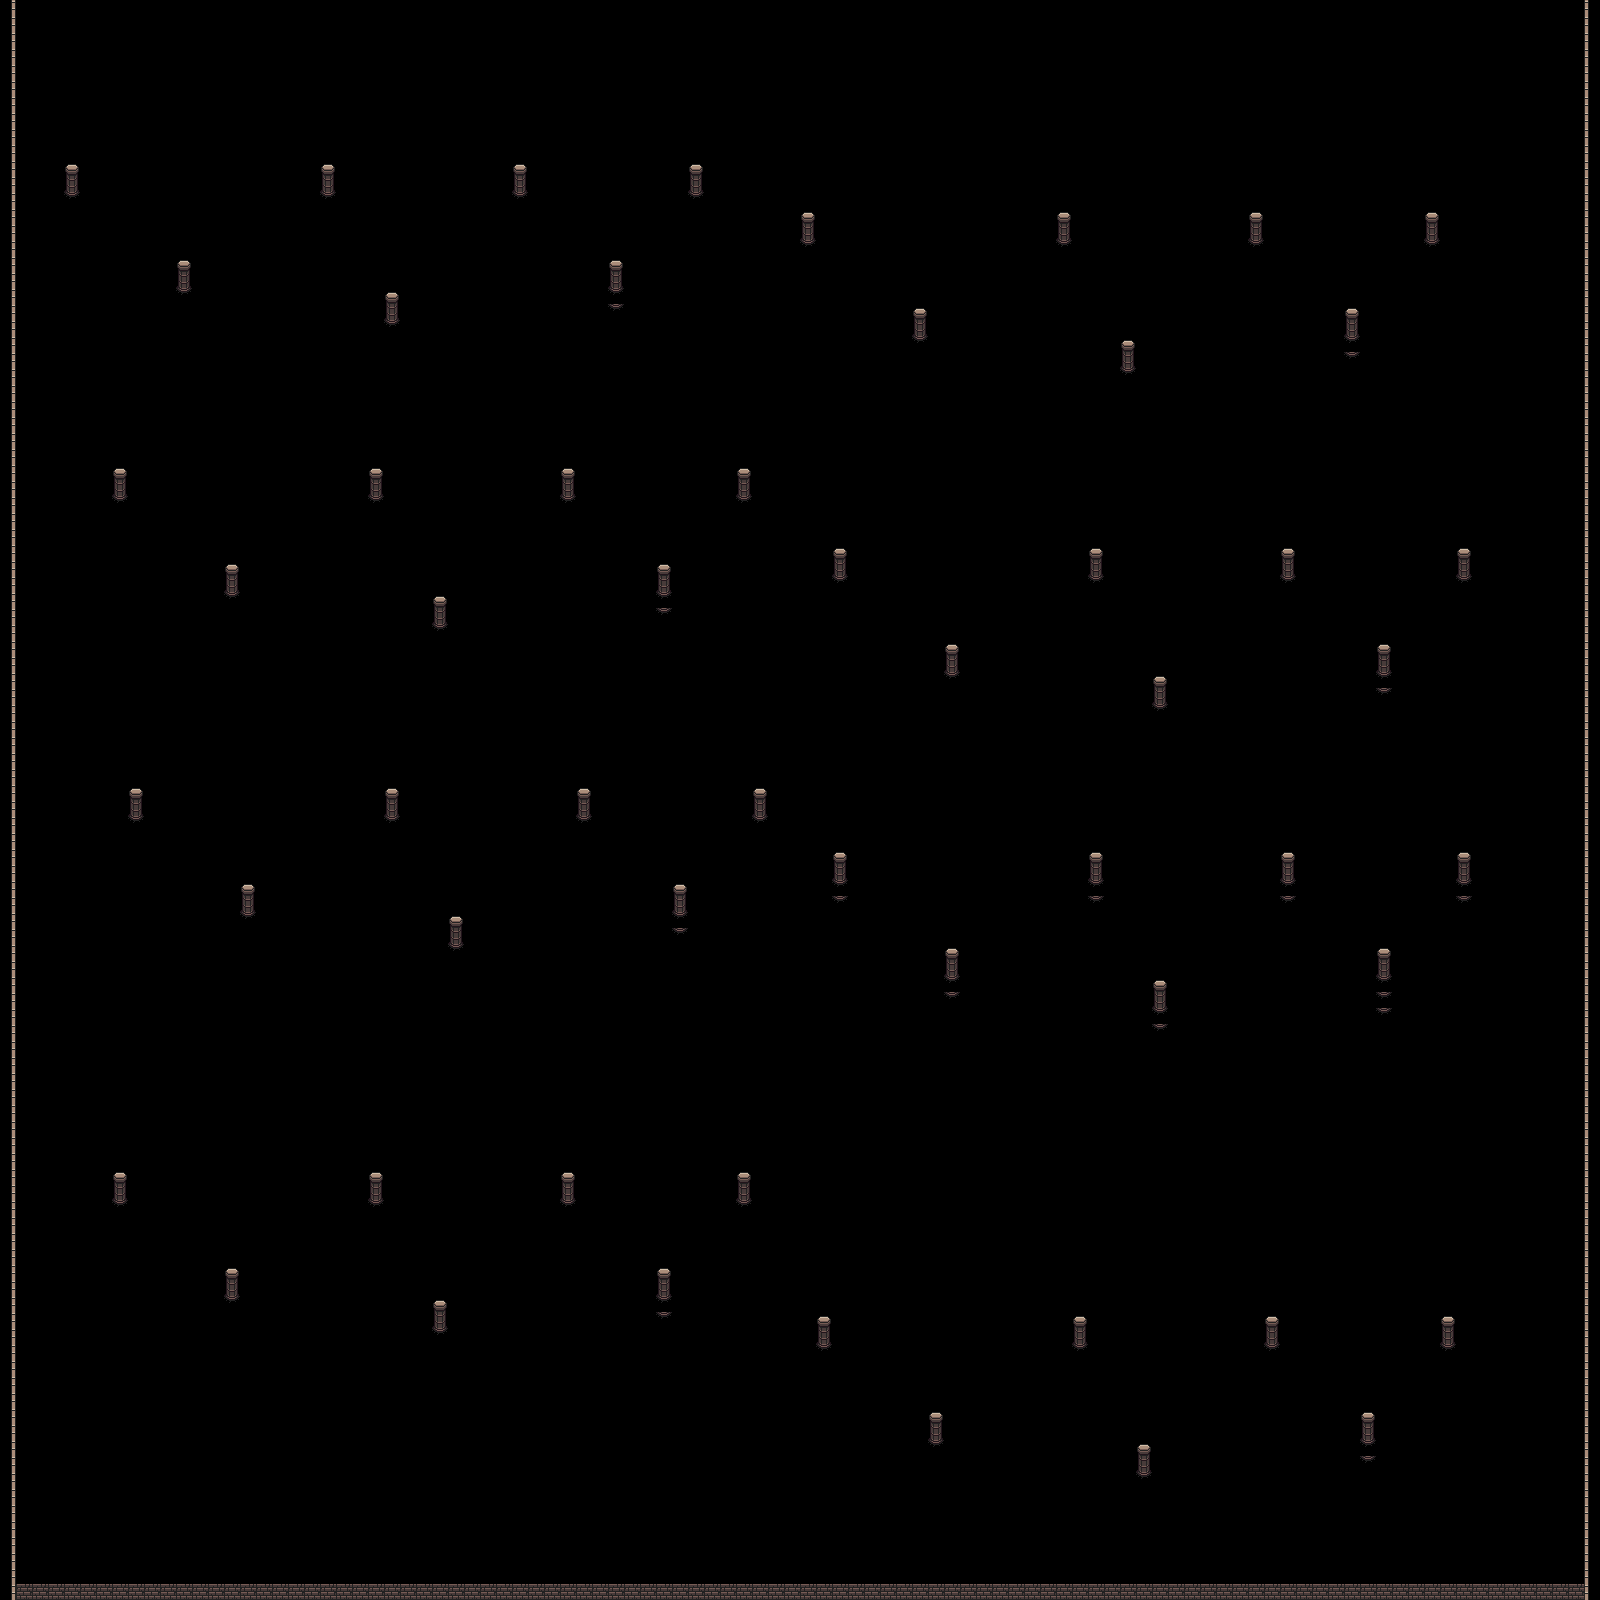

This is a level from a 2D game, rendered from its Tiled map with the project's own tilesets. A one-line summary and the map file follow, with tile-layer data summarised:
An orthogonal 100x100 tile map with 16x16 px tiles, 2 tile layers (paredes, objetos).

<map version="1.5" tiledversion="1.7.2" orientation="orthogonal" renderorder="right-down" width="100" height="100" tilewidth="16" tileheight="16" infinite="0" nextlayerid="3" nextobjectid="1">
 <editorsettings>
  <export target="../map/large_map.json" format="json" />
 </editorsettings>
 <tileset firstgid="1" name="tiles" tilewidth="16" tileheight="16" tilecount="160" columns="10">
  <image source="../map/dungeon_tiles.png" width="160" height="256" />
  <tile id="0">
   <properties>
    <property name="collision" type="bool" value="false" />
   </properties>
  </tile>
  <tile id="1">
   <properties>
    <property name="collision" type="bool" value="true" />
   </properties>
  </tile>
  <tile id="2">
   <properties>
    <property name="collision" type="bool" value="true" />
   </properties>
  </tile>
  <tile id="3">
   <properties>
    <property name="collision" type="bool" value="true" />
   </properties>
  </tile>
  <tile id="4">
   <properties>
    <property name="collision" type="bool" value="false" />
   </properties>
  </tile>
  <tile id="5">
   <properties>
    <property name="collision" type="bool" value="false" />
   </properties>
  </tile>
  <tile id="6">
   <properties>
    <property name="collision" type="bool" value="false" />
   </properties>
  </tile>
  <tile id="7">
   <properties>
    <property name="collision" type="bool" value="false" />
   </properties>
  </tile>
  <tile id="8">
   <properties>
    <property name="collision" type="bool" value="false" />
   </properties>
  </tile>
  <tile id="9">
   <properties>
    <property name="collision" type="bool" value="false" />
   </properties>
  </tile>
  <tile id="10">
   <properties>
    <property name="collision" type="bool" value="false" />
   </properties>
  </tile>
  <tile id="11">
   <properties>
    <property name="collision" type="bool" value="true" />
   </properties>
  </tile>
  <tile id="12">
   <properties>
    <property name="collision" type="bool" value="true" />
   </properties>
  </tile>
  <tile id="13">
   <properties>
    <property name="collision" type="bool" value="true" />
   </properties>
  </tile>
  <tile id="14">
   <properties>
    <property name="collision" type="bool" value="false" />
   </properties>
  </tile>
  <tile id="15">
   <properties>
    <property name="collision" type="bool" value="false" />
   </properties>
  </tile>
  <tile id="16">
   <properties>
    <property name="collision" type="bool" value="false" />
   </properties>
  </tile>
  <tile id="17">
   <properties>
    <property name="collision" type="bool" value="false" />
   </properties>
  </tile>
  <tile id="18">
   <properties>
    <property name="collision" type="bool" value="false" />
   </properties>
  </tile>
  <tile id="19">
   <properties>
    <property name="collision" type="bool" value="false" />
   </properties>
  </tile>
  <tile id="20">
   <properties>
    <property name="collision" type="bool" value="false" />
   </properties>
  </tile>
  <tile id="21">
   <properties>
    <property name="collision" type="bool" value="false" />
   </properties>
  </tile>
  <tile id="22">
   <properties>
    <property name="collision" type="bool" value="false" />
   </properties>
  </tile>
  <tile id="23">
   <properties>
    <property name="collision" type="bool" value="false" />
   </properties>
  </tile>
  <tile id="24">
   <properties>
    <property name="collision" type="bool" value="false" />
   </properties>
  </tile>
  <tile id="25">
   <properties>
    <property name="collision" type="bool" value="false" />
   </properties>
  </tile>
  <tile id="26">
   <properties>
    <property name="collision" type="bool" value="false" />
   </properties>
  </tile>
  <tile id="27">
   <properties>
    <property name="collision" type="bool" value="false" />
   </properties>
  </tile>
  <tile id="28">
   <properties>
    <property name="collision" type="bool" value="false" />
   </properties>
  </tile>
  <tile id="29">
   <properties>
    <property name="collision" type="bool" value="false" />
   </properties>
  </tile>
  <tile id="30">
   <properties>
    <property name="collision" type="bool" value="false" />
   </properties>
  </tile>
  <tile id="31">
   <properties>
    <property name="collision" type="bool" value="false" />
   </properties>
  </tile>
  <tile id="32">
   <properties>
    <property name="collision" type="bool" value="false" />
   </properties>
  </tile>
  <tile id="33">
   <properties>
    <property name="collision" type="bool" value="false" />
   </properties>
  </tile>
  <tile id="34">
   <properties>
    <property name="collision" type="bool" value="false" />
   </properties>
  </tile>
  <tile id="35">
   <properties>
    <property name="collision" type="bool" value="false" />
   </properties>
  </tile>
  <tile id="36">
   <properties>
    <property name="collision" type="bool" value="false" />
   </properties>
  </tile>
  <tile id="37">
   <properties>
    <property name="collision" type="bool" value="false" />
   </properties>
  </tile>
  <tile id="38">
   <properties>
    <property name="collision" type="bool" value="false" />
   </properties>
  </tile>
  <tile id="39">
   <properties>
    <property name="collision" type="bool" value="false" />
   </properties>
  </tile>
  <tile id="40">
   <properties>
    <property name="collision" type="bool" value="false" />
   </properties>
  </tile>
  <tile id="41">
   <properties>
    <property name="collision" type="bool" value="false" />
   </properties>
  </tile>
  <tile id="42">
   <properties>
    <property name="collision" type="bool" value="false" />
   </properties>
  </tile>
  <tile id="43">
   <properties>
    <property name="collision" type="bool" value="false" />
   </properties>
  </tile>
  <tile id="44">
   <properties>
    <property name="collision" type="bool" value="false" />
   </properties>
  </tile>
  <tile id="45">
   <properties>
    <property name="collision" type="bool" value="false" />
   </properties>
  </tile>
  <tile id="46">
   <properties>
    <property name="collision" type="bool" value="false" />
   </properties>
  </tile>
  <tile id="47">
   <properties>
    <property name="collision" type="bool" value="false" />
   </properties>
  </tile>
  <tile id="48">
   <properties>
    <property name="collision" type="bool" value="false" />
   </properties>
  </tile>
  <tile id="49">
   <properties>
    <property name="collision" type="bool" value="false" />
   </properties>
  </tile>
  <tile id="50">
   <properties>
    <property name="collision" type="bool" value="false" />
   </properties>
  </tile>
  <tile id="51">
   <properties>
    <property name="collision" type="bool" value="false" />
   </properties>
  </tile>
  <tile id="52">
   <properties>
    <property name="collision" type="bool" value="false" />
   </properties>
  </tile>
  <tile id="53">
   <properties>
    <property name="collision" type="bool" value="false" />
   </properties>
  </tile>
  <tile id="54">
   <properties>
    <property name="collision" type="bool" value="false" />
   </properties>
  </tile>
  <tile id="55">
   <properties>
    <property name="collision" type="bool" value="false" />
   </properties>
  </tile>
  <tile id="56">
   <properties>
    <property name="collision" type="bool" value="false" />
   </properties>
  </tile>
  <tile id="57">
   <properties>
    <property name="collision" type="bool" value="false" />
   </properties>
  </tile>
  <tile id="58">
   <properties>
    <property name="collision" type="bool" value="false" />
   </properties>
  </tile>
  <tile id="59">
   <properties>
    <property name="collision" type="bool" value="false" />
   </properties>
  </tile>
  <tile id="60">
   <properties>
    <property name="collision" type="bool" value="false" />
   </properties>
  </tile>
  <tile id="61">
   <properties>
    <property name="collision" type="bool" value="false" />
   </properties>
  </tile>
  <tile id="62">
   <properties>
    <property name="collision" type="bool" value="false" />
   </properties>
  </tile>
  <tile id="63">
   <properties>
    <property name="collision" type="bool" value="false" />
   </properties>
  </tile>
  <tile id="64">
   <properties>
    <property name="collision" type="bool" value="false" />
   </properties>
  </tile>
  <tile id="65">
   <properties>
    <property name="collision" type="bool" value="false" />
   </properties>
  </tile>
  <tile id="66">
   <properties>
    <property name="collision" type="bool" value="false" />
   </properties>
  </tile>
  <tile id="67">
   <properties>
    <property name="collision" type="bool" value="false" />
   </properties>
  </tile>
  <tile id="68">
   <properties>
    <property name="collision" type="bool" value="false" />
   </properties>
  </tile>
  <tile id="69">
   <properties>
    <property name="collision" type="bool" value="false" />
   </properties>
  </tile>
  <tile id="70">
   <properties>
    <property name="collision" type="bool" value="true" />
   </properties>
  </tile>
  <tile id="71">
   <properties>
    <property name="collision" type="bool" value="true" />
   </properties>
  </tile>
  <tile id="72">
   <properties>
    <property name="collision" type="bool" value="true" />
   </properties>
  </tile>
  <tile id="73">
   <properties>
    <property name="collision" type="bool" value="true" />
   </properties>
  </tile>
  <tile id="74">
   <properties>
    <property name="collision" type="bool" value="true" />
   </properties>
  </tile>
  <tile id="75">
   <properties>
    <property name="collision" type="bool" value="false" />
   </properties>
  </tile>
  <tile id="76">
   <properties>
    <property name="collision" type="bool" value="false" />
   </properties>
  </tile>
  <tile id="77">
   <properties>
    <property name="collision" type="bool" value="false" />
   </properties>
  </tile>
  <tile id="78">
   <properties>
    <property name="collision" type="bool" value="false" />
   </properties>
  </tile>
  <tile id="79">
   <properties>
    <property name="collision" type="bool" value="false" />
   </properties>
  </tile>
  <tile id="80">
   <properties>
    <property name="collision" type="bool" value="true" />
   </properties>
  </tile>
  <tile id="81">
   <properties>
    <property name="collision" type="bool" value="true" />
   </properties>
  </tile>
  <tile id="82">
   <properties>
    <property name="collision" type="bool" value="true" />
   </properties>
  </tile>
  <tile id="83">
   <properties>
    <property name="collision" type="bool" value="true" />
   </properties>
  </tile>
  <tile id="84">
   <properties>
    <property name="collision" type="bool" value="true" />
   </properties>
  </tile>
  <tile id="85">
   <properties>
    <property name="collision" type="bool" value="true" />
   </properties>
  </tile>
  <tile id="86">
   <properties>
    <property name="collision" type="bool" value="false" />
   </properties>
  </tile>
  <tile id="87">
   <properties>
    <property name="collision" type="bool" value="false" />
   </properties>
  </tile>
  <tile id="88">
   <properties>
    <property name="collision" type="bool" value="false" />
   </properties>
  </tile>
  <tile id="89">
   <properties>
    <property name="collision" type="bool" value="false" />
   </properties>
  </tile>
  <tile id="90">
   <properties>
    <property name="collision" type="bool" value="true" />
   </properties>
  </tile>
  <tile id="91">
   <properties>
    <property name="collision" type="bool" value="true" />
   </properties>
  </tile>
  <tile id="92">
   <properties>
    <property name="collision" type="bool" value="true" />
   </properties>
  </tile>
  <tile id="93">
   <properties>
    <property name="collision" type="bool" value="true" />
   </properties>
  </tile>
  <tile id="94">
   <properties>
    <property name="collision" type="bool" value="true" />
   </properties>
  </tile>
  <tile id="95">
   <properties>
    <property name="collision" type="bool" value="true" />
   </properties>
  </tile>
  <tile id="96">
   <properties>
    <property name="collision" type="bool" value="false" />
   </properties>
  </tile>
  <tile id="97">
   <properties>
    <property name="collision" type="bool" value="false" />
   </properties>
  </tile>
  <tile id="98">
   <properties>
    <property name="collision" type="bool" value="false" />
   </properties>
  </tile>
  <tile id="99">
   <properties>
    <property name="collision" type="bool" value="false" />
   </properties>
  </tile>
  <tile id="100">
   <properties>
    <property name="collision" type="bool" value="true" />
   </properties>
  </tile>
  <tile id="101">
   <properties>
    <property name="collision" type="bool" value="true" />
   </properties>
  </tile>
  <tile id="102">
   <properties>
    <property name="collision" type="bool" value="true" />
   </properties>
  </tile>
  <tile id="103">
   <properties>
    <property name="collision" type="bool" value="true" />
   </properties>
  </tile>
  <tile id="104">
   <properties>
    <property name="collision" type="bool" value="true" />
   </properties>
  </tile>
  <tile id="105">
   <properties>
    <property name="collision" type="bool" value="true" />
   </properties>
  </tile>
  <tile id="106">
   <properties>
    <property name="collision" type="bool" value="false" />
   </properties>
  </tile>
  <tile id="107">
   <properties>
    <property name="collision" type="bool" value="false" />
   </properties>
  </tile>
  <tile id="108">
   <properties>
    <property name="collision" type="bool" value="false" />
   </properties>
  </tile>
  <tile id="109">
   <properties>
    <property name="collision" type="bool" value="false" />
   </properties>
  </tile>
  <tile id="110">
   <properties>
    <property name="collision" type="bool" value="false" />
   </properties>
  </tile>
  <tile id="111">
   <properties>
    <property name="collision" type="bool" value="false" />
   </properties>
  </tile>
  <tile id="112">
   <properties>
    <property name="collision" type="bool" value="false" />
   </properties>
  </tile>
  <tile id="113">
   <properties>
    <property name="collision" type="bool" value="false" />
   </properties>
  </tile>
  <tile id="114">
   <properties>
    <property name="collision" type="bool" value="false" />
   </properties>
  </tile>
  <tile id="115">
   <properties>
    <property name="collision" type="bool" value="false" />
   </properties>
  </tile>
  <tile id="116">
   <properties>
    <property name="collision" type="bool" value="false" />
   </properties>
  </tile>
  <tile id="117">
   <properties>
    <property name="collision" type="bool" value="false" />
   </properties>
  </tile>
  <tile id="118">
   <properties>
    <property name="collision" type="bool" value="false" />
   </properties>
  </tile>
  <tile id="119">
   <properties>
    <property name="collision" type="bool" value="false" />
   </properties>
  </tile>
  <tile id="120">
   <properties>
    <property name="collision" type="bool" value="false" />
   </properties>
  </tile>
  <tile id="121">
   <properties>
    <property name="collision" type="bool" value="false" />
   </properties>
  </tile>
  <tile id="122">
   <properties>
    <property name="collision" type="bool" value="false" />
   </properties>
  </tile>
  <tile id="123">
   <properties>
    <property name="collision" type="bool" value="false" />
   </properties>
  </tile>
  <tile id="124">
   <properties>
    <property name="collision" type="bool" value="false" />
   </properties>
  </tile>
  <tile id="125">
   <properties>
    <property name="collision" type="bool" value="false" />
   </properties>
  </tile>
  <tile id="126">
   <properties>
    <property name="collision" type="bool" value="false" />
   </properties>
  </tile>
  <tile id="127">
   <properties>
    <property name="collision" type="bool" value="false" />
   </properties>
  </tile>
  <tile id="128">
   <properties>
    <property name="collision" type="bool" value="false" />
   </properties>
  </tile>
  <tile id="129">
   <properties>
    <property name="collision" type="bool" value="false" />
   </properties>
  </tile>
  <tile id="130">
   <properties>
    <property name="collision" type="bool" value="false" />
   </properties>
  </tile>
  <tile id="131">
   <properties>
    <property name="collision" type="bool" value="false" />
   </properties>
  </tile>
  <tile id="132">
   <properties>
    <property name="collision" type="bool" value="false" />
   </properties>
  </tile>
  <tile id="133">
   <properties>
    <property name="collision" type="bool" value="false" />
   </properties>
  </tile>
  <tile id="134">
   <properties>
    <property name="collision" type="bool" value="false" />
   </properties>
  </tile>
  <tile id="135">
   <properties>
    <property name="collision" type="bool" value="false" />
   </properties>
  </tile>
  <tile id="136">
   <properties>
    <property name="collision" type="bool" value="false" />
   </properties>
  </tile>
  <tile id="137">
   <properties>
    <property name="collision" type="bool" value="false" />
   </properties>
  </tile>
  <tile id="138">
   <properties>
    <property name="collision" type="bool" value="false" />
   </properties>
  </tile>
  <tile id="139">
   <properties>
    <property name="collision" type="bool" value="false" />
   </properties>
  </tile>
  <tile id="140">
   <properties>
    <property name="collision" type="bool" value="false" />
   </properties>
  </tile>
  <tile id="141">
   <properties>
    <property name="collision" type="bool" value="false" />
   </properties>
  </tile>
  <tile id="142">
   <properties>
    <property name="collision" type="bool" value="false" />
   </properties>
  </tile>
  <tile id="143">
   <properties>
    <property name="collision" type="bool" value="false" />
   </properties>
  </tile>
  <tile id="144">
   <properties>
    <property name="collision" type="bool" value="false" />
   </properties>
  </tile>
  <tile id="145">
   <properties>
    <property name="collision" type="bool" value="false" />
   </properties>
  </tile>
  <tile id="146">
   <properties>
    <property name="collision" type="bool" value="false" />
   </properties>
  </tile>
  <tile id="147">
   <properties>
    <property name="collision" type="bool" value="false" />
   </properties>
  </tile>
  <tile id="148">
   <properties>
    <property name="collision" type="bool" value="false" />
   </properties>
  </tile>
  <tile id="149">
   <properties>
    <property name="collision" type="bool" value="false" />
   </properties>
  </tile>
  <tile id="150">
   <properties>
    <property name="collision" type="bool" value="false" />
   </properties>
  </tile>
  <tile id="151">
   <properties>
    <property name="collision" type="bool" value="false" />
   </properties>
  </tile>
  <tile id="152">
   <properties>
    <property name="collision" type="bool" value="false" />
   </properties>
  </tile>
  <tile id="153">
   <properties>
    <property name="collision" type="bool" value="false" />
   </properties>
  </tile>
  <tile id="154">
   <properties>
    <property name="collision" type="bool" value="false" />
   </properties>
  </tile>
  <tile id="155">
   <properties>
    <property name="collision" type="bool" value="false" />
   </properties>
  </tile>
  <tile id="156">
   <properties>
    <property name="collision" type="bool" value="false" />
   </properties>
  </tile>
  <tile id="157">
   <properties>
    <property name="collision" type="bool" value="false" />
   </properties>
  </tile>
  <tile id="158">
   <properties>
    <property name="collision" type="bool" value="false" />
   </properties>
  </tile>
  <tile id="159">
   <properties>
    <property name="collision" type="bool" value="false" />
   </properties>
  </tile>
 </tileset>
 <layer id="1" name="paredes" width="100" height="100">
  <data>[10000 cells, 298 non-empty, 3 distinct tile ids]</data>
 </layer>
 <layer id="2" name="objetos" width="100" height="100">
  <data>[10000 cells, 183 non-empty, 3 distinct tile ids]</data>
 </layer>
</map>
